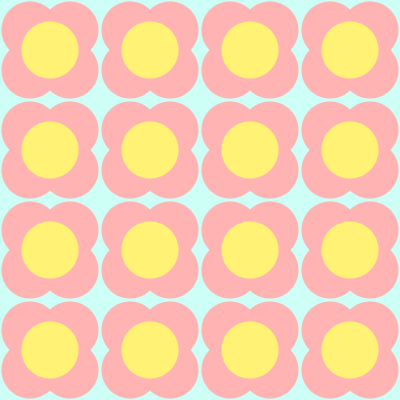
Frame 1 (no input)
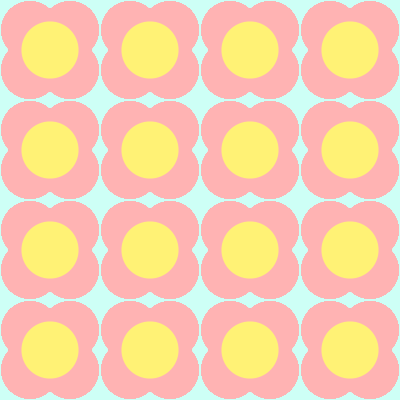
Frame 60 (the mouse pressed at the canvas centre just before this capture)
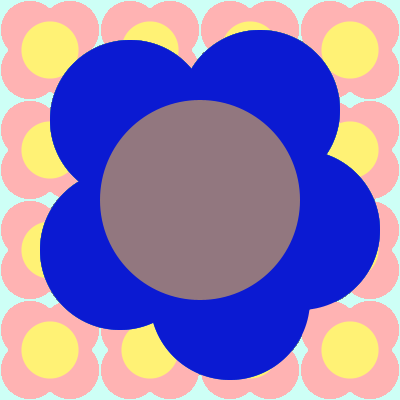
Frame 120 (the mouse held since frame 60 and released just before this capture)

The Processing sketch that drew these frames (run headless with seeded random() and noise(); from frame 60 on, the mouse is pressed at the canvas centre):

// Processing sketch: processing_90526
// ── processing_90526.pde

// © Julia Shen 
// yuans @ andrew.cmu.edu

float x, y, wd, ht;

void setup()
{

size(400, 400);
smooth();
background(205, 255, 246);

x = width/2;
y = height/2;
wd = width;
ht = height;
  
}

void draw()
{
  figure(50, 50, wd/7, ht/7);
  figure(150, 50, wd/7, ht/7);
  figure(250, 50, wd/7, ht/7);
  figure(350, 50, wd/7, ht/7);
  
  figure(50, 150, wd/7, ht/7);
  figure(150, 150, wd/7, ht/7);
  figure(250, 150, wd/7, ht/7);
  figure(350, 150, wd/7, ht/7);
  
  figure(50, 250, wd/7, ht/7);
  figure(150, 250, wd/7, ht/7);
  figure(250, 250, wd/7, ht/7);
  figure(350, 250, wd/7, ht/7);
  
  figure(50, 350, wd/7, ht/7);
  figure(150, 350, wd/7, ht/7);
  figure(250, 350, wd/7, ht/7);
  figure(350, 350, wd/7, ht/7);
}


void figure(float fx, float fy, float fwd, float fht)
{
  noStroke();
   fill(255, 179, 179);
  ellipse(fx - 20, fy - 20, fwd, fht);
  ellipse(fx - 20, fy + 20, fwd, fht);
  ellipse(fx + 20, fy - 20, fwd, fht);
  ellipse(fx + 20, fy + 20, fwd, fht);
  fill(255, 242, 117);
  ellipse(fx, fy, fwd, fht);
  
  
  if (mousePressed == true)
  {
    fill (random(255), random(255), random(255));
    ellipse(x - 70, y - 80, wd*.4, ht*.4 );
    ellipse(x + 60, y - 90, wd*.4, ht*.4);
    ellipse(x + 100, y + 30, wd*.4,  ht*.4);
    ellipse(x + 30, y + 100, wd*.4, ht*.4);
    ellipse(x - 80, y + 50, wd*.4, ht*.4);
    fill (random (255), random(255), random(255));
    ellipse(x, y, wd/2, ht/2);
  }
  
}
